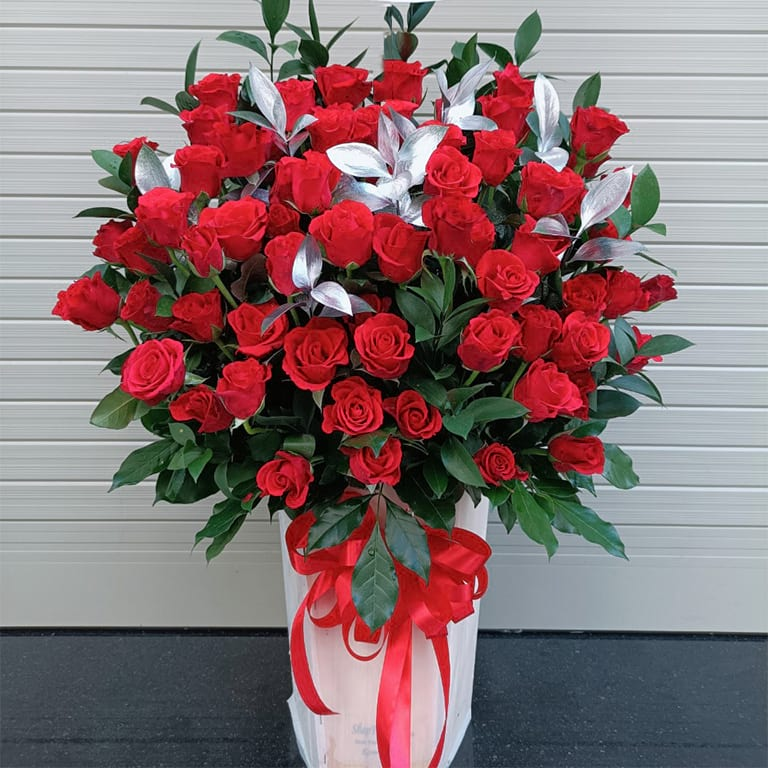
#> input picture lang-hoa-dep-15.jpg, 768 x 768 px
$ python crop_image.py
#> lines starting #> are read from the running program, lines starting #| are printed output that depends on the picture
import cv2
img = cv2.imread("lang-hoa-dep-15.jpg")
#> img is the input picture: shape (768, 768, 3); mean B, G, R 111.8, 109, 135.2
y = 0
h = 300
x = 0
w = 300
crop_img = img[y:y+h, x:x+w]
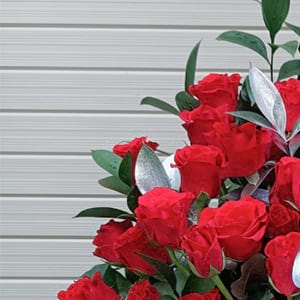
#> crop_img: shape (300, 300, 3); mean B, G, R 129.8, 127.1, 162.8
cv2.imshow("cropped", crop_img)
cv2.waitKey(0)
